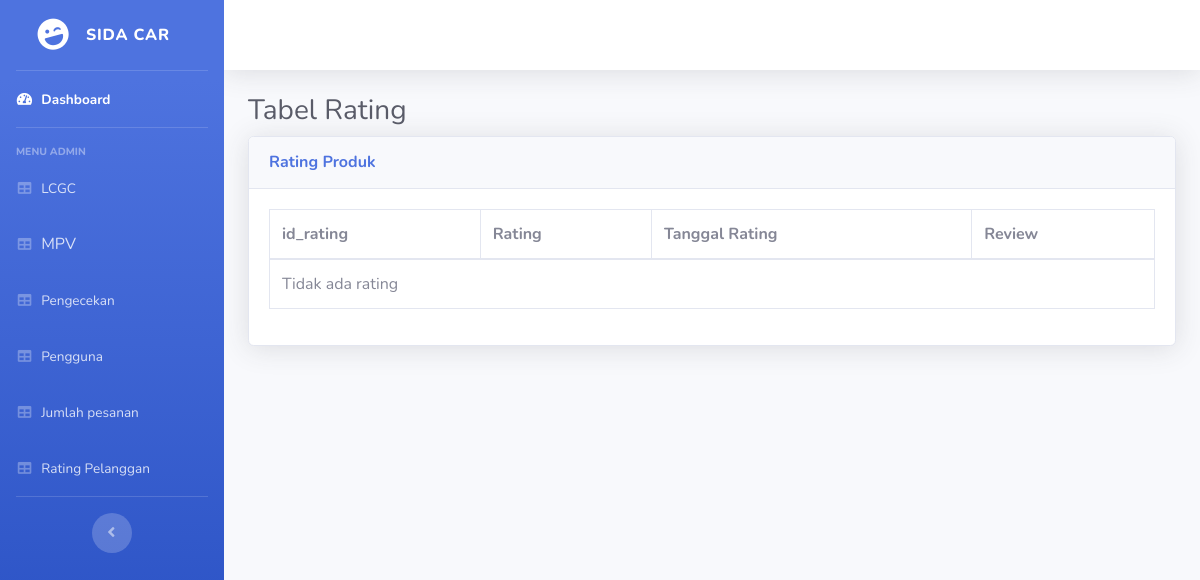
The page /Src/Index_Admin/rating.php (signed in) on the database as committed earlier.
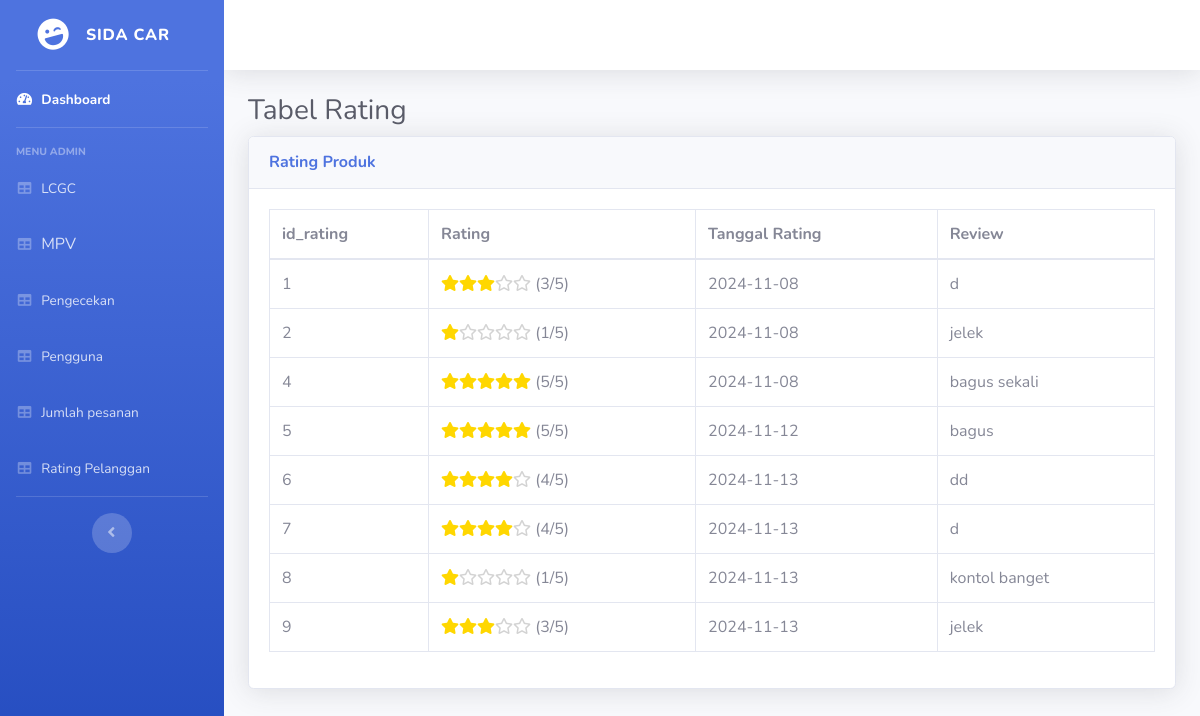
The same page on the database as committed later.
### tables this page shows
CREATE TABLE `rating` (
  `id_rating` int(5) NOT NULL,
  `rating_value` int(11) NOT NULL,
  `tanggal_rating` date NOT NULL,
  `review` text DEFAULT NULL
);

### Src/Index_Admin/rating.php (the view, shortened to what this page needs)
<?php include 'header.php';
$fetch_data = "SELECT * FROM rating";
$result = $conn->query($fetch_data);
?>
<div class="container-fluid">
    <h1 class="h3 mb-2 text-gray-800" style='display: inline-block;'>Tabel Rating</h1>
    <div class="card shadow mb-4">
        <div class="card-header py-3">
            <h6 class="m-0 font-weight-bold text-primary">Rating Produk</h6>
        </div>
        <div class="card-body">
            <div class="table-responsive">
                <table class="table table-bordered" id="dataTable" width="100%" cellspacing="0">
                    <thead>
                        <tr>
                            <th>id_rating</th>
                            <th>Rating</th>
                            <th>Tanggal Rating</th>
                            <th>Review</th>
                        </tr>
                    </thead>
                    <tbody>
                        <?php
                        if ($result->num_rows > 0) {
                            while ($row = $result->fetch_assoc()) {
                                $rating_value = $row['rating_value'];
                                ?>
                                <tr>
                                    <td><?php echo $row['id_rating'] ?></td>
                                    <td>
                                        <?php
                                        for ($i = 1; $i <= 5; $i++) {
                                            if ($i <= $rating_value) {
                                                echo '<i class="fas fa-star filled-star"></i>';
                                            } else {
                                                echo '<i class="far fa-star empty-star"></i>';
                                            }
                                        }
                                        ?>
                                        (<?php echo $rating_value; ?>/5)
                                    </td>
                                    <td><?php echo $row['tanggal_rating'] ?></td>
                                    <td><?php echo $row['review'] ?></td>
                                </tr>
                                <?php
                            }
                        } else {
                            echo "<tr><td colspan='4'>Tidak ada rating</td></tr>";
                        }
                        ?>
                    </tbody>
                </table>
            </div>
        </div>
    </div>
</div>
</div>
</div>
</div>
</body>
</html>

Rows that differ between the two databases and show on the page:
added rating: id_rating "1", rating_value "3", tanggal_rating "2024-11-08", review "d"
added rating: id_rating "2", rating_value "1", tanggal_rating "2024-11-08", review "jelek"
added rating: id_rating "4", rating_value "5", tanggal_rating "2024-11-08", review "bagus sekali"
added rating: id_rating "5", rating_value "5", tanggal_rating "2024-11-12", review "bagus"
added rating: id_rating "6", rating_value "4", tanggal_rating "2024-11-13", review "dd"
added rating: id_rating "7", rating_value "4", tanggal_rating "2024-11-13", review "d"
added rating: id_rating "8", rating_value "1", tanggal_rating "2024-11-13", review "kontol banget"
added rating: id_rating "9", rating_value "3", tanggal_rating "2024-11-13", review "jelek"
Other text that changed with them:
text no longer shown: "Tidak ada rating"
